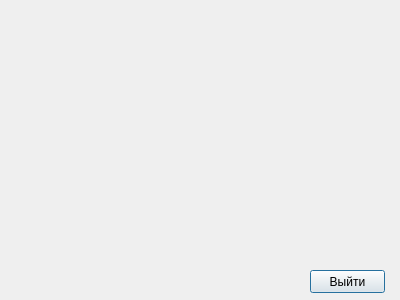
<?xml version="1.0" encoding="UTF-8"?>
<ui version="4.0">
 <class>dispWindow</class>
 <widget class="QDialog" name="dispWindow">
  <property name="geometry">
   <rect>
    <x>0</x>
    <y>0</y>
    <width>400</width>
    <height>300</height>
   </rect>
  </property>
  <property name="windowTitle">
   <string>Dialog</string>
  </property>
  <widget class="QPushButton" name="pushButton_5">
   <property name="geometry">
    <rect>
     <x>310</x>
     <y>270</y>
     <width>75</width>
     <height>23</height>
    </rect>
   </property>
   <property name="text">
    <string>Выйти</string>
   </property>
  </widget>
 </widget>
 <resources/>
 <connections/>
</ui>
